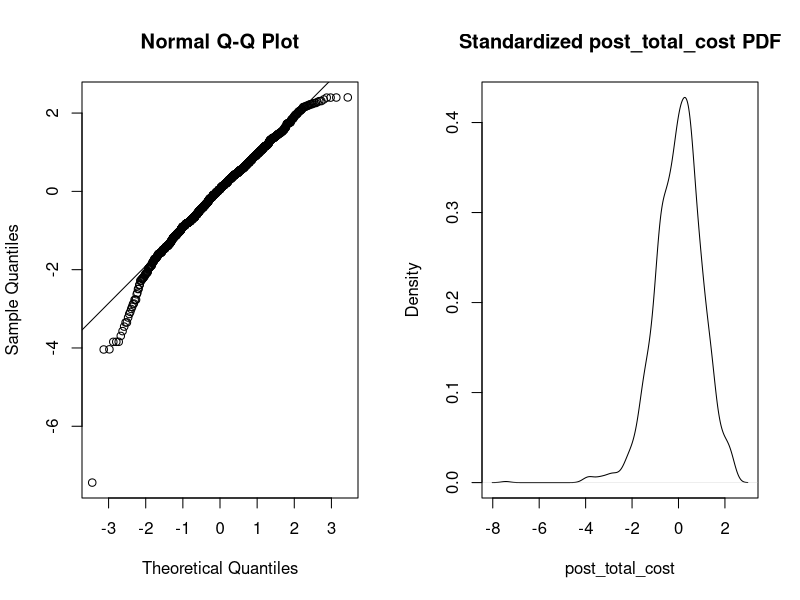
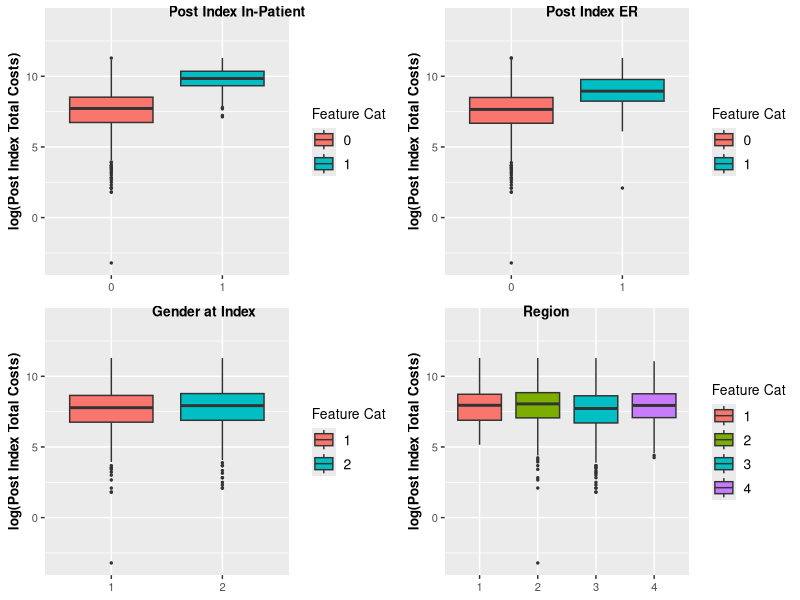
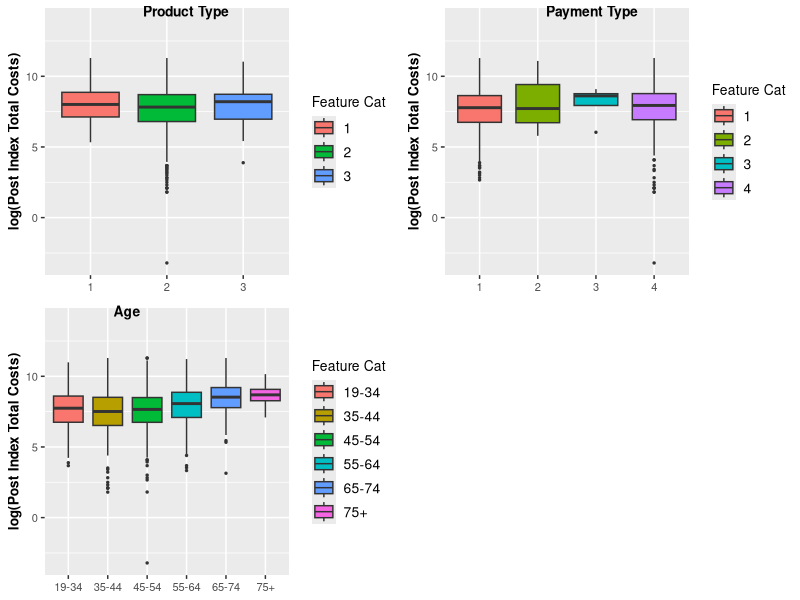
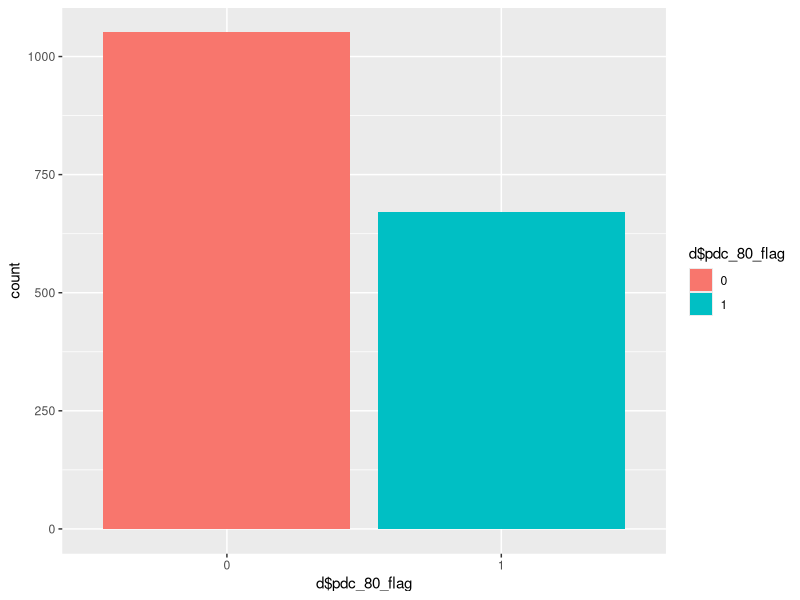
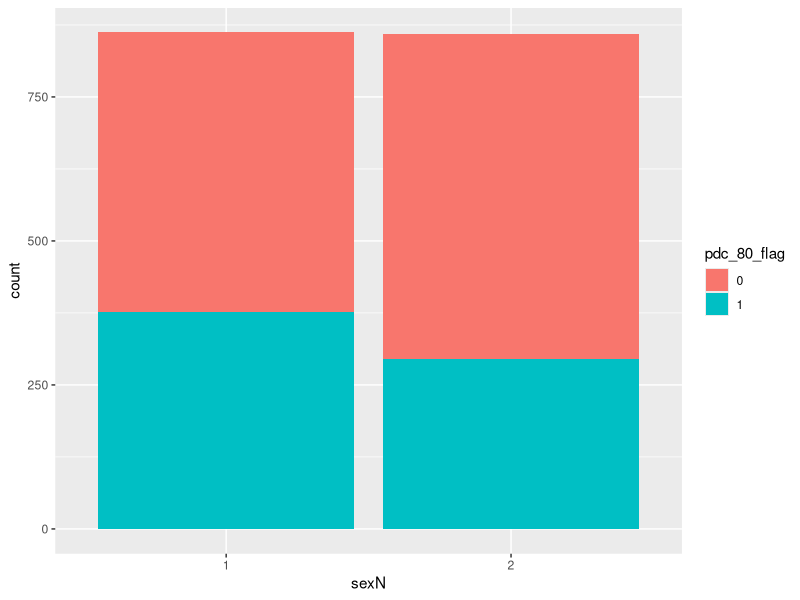
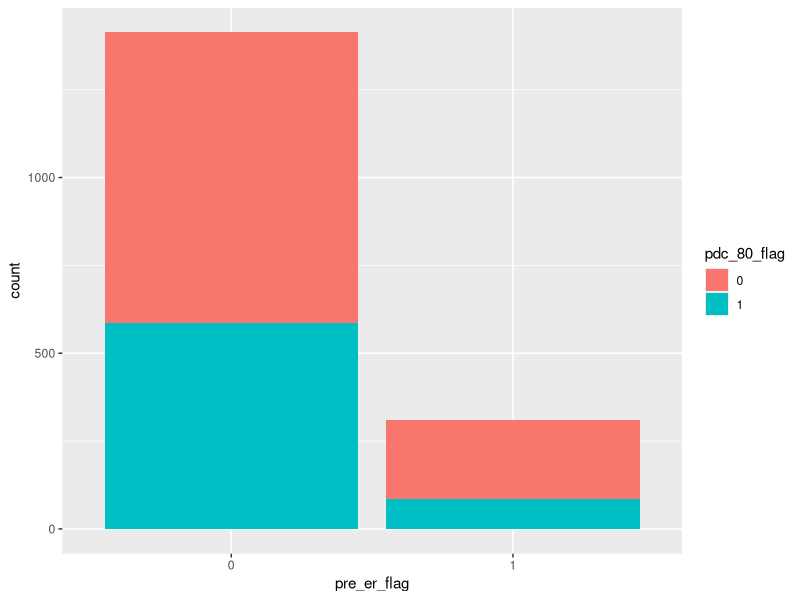
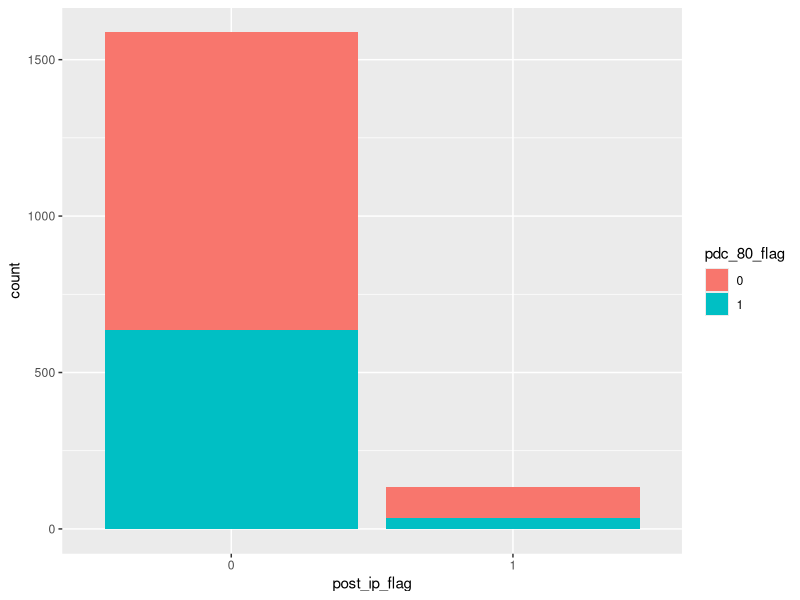
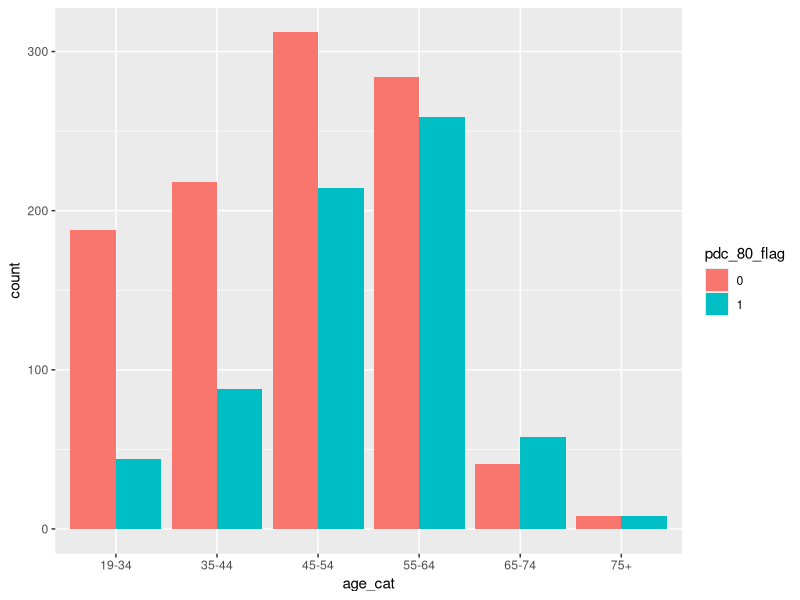

Write R code to recreate these figures, in order.
## ---- chunk 1

knitr::opts_chunk$set(echo = TRUE)
library(stats)
library(ggplot2)
library(dplyr)
library(car)
library(leaps)
library(glmnet)
library(plotmo)
library(readr)
library(caret)
library(GGally)
library(pROC)
library(cowplot)
library(gridExtra)
## ---- chunk 2
d <- read.csv('DataExtract.csv', header =TRUE, stringsAsFactors = FALSE)
d <- d[d$drug_class=='*ANTIDIABETICS*',]
str(d)
## ---- chunk 3
#d %>%
 #sapply(unique) %>%
 #sapply(length)
## ---- chunk 4
#colnames(d)
## ---- chunk 5
for(i in 1:ncol(d)){
  if(((length(unique(d[,i]))<=6)&(i!=2)) | (i%in%c(61,82))){
    d[,i] <- as.factor(d[,i])
  }
}
#str(d)
## ---- chunk 6
#PDF of dependent variable
outcome =scale(log(d$post_total_cost))
par(mfrow=c(1,2))
qqnorm(outcome)
qqline(outcome)

plot(density(outcome) , xlab = 'post_total_cost' , main = 'Standardized post_total_cost PDF')
## ---- chunk 7
bp <- function(var) {
  plot <- ggplot(aes(var, log(post_total_cost)), data = d, ylim=c (0,14)) + 
    geom_boxplot(aes(fill = var), outlier.size=0.5) + 
    labs(fill='Feature Cat')+
    ylab('log(Post Index Total Costs)') +
    xlab(NULL)+
    expand_limits(y= c(0,14))+
    theme(axis.title=element_text(size=10, face = 'bold'), legend.text = element_text(size=10), legend.title = element_text(size=10), axis.text.y = element_text(size=8), axis.text.x =element_text(size=8))
  return(plot)
}

d$age_cat <- factor(d$age_cat, label=c('19-34','35-44', '45-54','55-64','65-74','75+'))
ip <- bp(d$post_ip_flag)
er <- bp(d$post_er_flag)
sx <- bp(d$sexN)
re <- bp(d$regionN)
pr <- bp(d$idx_prodtypeN)
pa <- bp(d$idx_paytypN)
age <- bp(d$age_cat)
## ---- chunk 8
plot_grid(ip, er, sx, re, ncol =2, labels = c('Post Index In-Patient', 'Post Index ER', 'Gender at Index', 'Region'), label_size=10, label_x=0.25)

## ---- chunk 9
#grid.arrange(g pr,pa, age, ncol = 2,labels = c('Product Type', 'Payment Type', 'Age'), label_size=10, label_x=0.25)
plot_grid(pr,pa, age, rel_widths=c(1,1,2), ncol = 2, labels=c('Product Type', 'Payment Type', 'Age'), label_size=10, label_x=0.25)
## ---- chunk 10
#removing unnecessary variables
d_lin=d[ , !(names(d) %in% c("log_pre_ip_cost","log_pre_er_cost", "log_pre_op_cost" , "log_pre_rx_cost","age_grpN" ,  "ratio_G_total_cost","ratio_G_total_cost_post","patient_key","post_rx_cost","pdc_80_flag" , "pdc_cat", "drug_class"))]

#transform output variable
d_lin$post_total_cost <- log(d_lin$post_total_cost)

#Separating continous and categorical variables
contVar = subset(d_lin , select=sapply(d_lin, is.numeric))
contVar.except.outcome = contVar[ , !(names(contVar) %in% c("post_total_cost"))]
catVar = subset(d_lin ,select=sapply(d_lin, is.factor))
## ---- chunk 11
#Removing categorical variables that do not show a significant difference between categories (p-value 0.01 or greater).
for (col_num in 1:ncol(catVar)) {
  if (length(levels(catVar[,col_num])) == 2) {
       var.eq = TRUE
       levene.result=leveneTest(d_lin$post_total_cost , catVar[,col_num])
       if (levene.result$`Pr(>F)`[1] < 0.01) { var.eq = FALSE}
        t.result=t.test(d_lin$post_total_cost ~ catVar[,col_num] , mu=0 , alternative ="two.sided" , conf=0.99 ,var.eq=var.eq)
       if ( t.result$p.value > 0.01) { d_lin=d_lin[ , names(d_lin) != names(catVar)[col_num] ] }
  } 
  else{
      anova.result = summary(aov(d_lin$post_total_cost ~ catVar[,col_num]))[[1]][["Pr(>F)"]][1]
      if (anova.result > 0.01) { d_lin=d_lin[ , names(d_lin) != names(catVar)[col_num]]}
  }
}
## ---- chunk 12
correlation = cor(contVar.except.outcome,d_lin$post_total_cost)
(correlation = apply(correlation, 2 , sort))
## ---- chunk 13
#subset selection, using all continuous variables
model = lm(d_lin$post_total_cost ~., data = d_lin)

## ---- chunk 14
#Variable Selection for linear model
d_lin =d_lin[ , !(names(d_lin) %in%c("pre_total_cost","pre_medical_cost","post_medical_cost","pre_ip_flag"))]
contVar= contVar[ , !(names(contVar) %in%c("pre_total_cost","pre_medical_cost","post_medical_cost","pre_ip_flag"))]
## ---- chunk 15
ggplot(aes(d$pdc_80_flag), data = d)+geom_histogram(aes(fill=d$pdc_80_flag), stat = 'count')
## ---- chunk 16
ggplot(d, aes(sexN, fill=pdc_80_flag))+geom_bar()
ggplot(d, aes(pre_er_flag, fill=pdc_80_flag))+geom_bar()
ggplot(d, aes(post_ip_flag, fill=pdc_80_flag))+geom_bar()
ggplot(d, aes(age_cat, fill=pdc_80_flag))+geom_bar(position = 'dodge')

## ---- chunk 17
ggplot(d, aes(generic_cost,fill=pdc_80_flag))+geom_density(alpha=0.5)+xlim(0,2500)
## ---- chunk 18
#Select variables for logistic model
d_log <- d[,-c(1,12,50,92,94,95)] # don't need pdc, know drug class since we filtered on it

## ---- chunk 19
#Separating train and test data
set.seed(2018)

#Sample Indexes for linear model Cross-Validation
indices = sample(1:nrow(d), size=0.2*nrow(d_lin))

testD_lin = d_lin[indices,]
trainD_lin = d_lin[-indices,]

#Remove na values and sample for logistic model cross-validation
d_log <- na.omit(d_log)
sample <- sample.int(n = nrow(d_log), size = floor(0.8*nrow(d_log)), replace=F)
train <- d_log[sample,]
test <- d_log[-sample,]
## ---- chunk 20
#stepwise regression
full = lm(post_total_cost~ . , data=trainD_lin)

null=lm(post_total_cost ~ post_op_cost  , data=trainD_lin)

m2 = update(null, .~. + post_ip_cost)

m3 = update(m2, .~. + num_op_post)

m4 = update(m3, .~. + pre_total_cat)

m5 = update(m4, .~. + generic_cost_post )

m6 = update(m5, .~. + post_er_flag )

m7 = update(m6, .~. + post_ip_flag )

m8 = update(m7, .~. + brand_cost_post )

m9 = update(m8, .~. + num_gpi6_post  )

m10 = update(m9, .~. + post_er_cost   )

m11 = update(m10, .~. + generic_rate_post   )

#m12 = update(m11, .~. + drug_class   )
m12 = m11

m13 = update(m11, .~. + idx_copay  )

m14 = update(m13, .~. + Other_Cancer   )

m15 = update(m14, .~. + age_cat   )

m16 = update(m15, .~. + pre_er_flag  )

m17 = update(m16, .~. + num_er_post   )

m18 = update(m17, .~. + num_ip_post     )

m19 = update(m18, .~. + total_los_post    )

## ---- chunk 21
#Residual Analysis
par(mfrow=c(2,2))
plot(m19)
## ---- chunk 22
#Cross Validation
xTest = model.matrix(post_total_cost ~ ., data = testD_lin)[,-1]
prediction= predict(m19, newx = xTest)

Eout= mean((testD_lin$post_total_cost - prediction)^2)
## ---- chunk 23
#Forward solution
subsetMod= regsubsets(post_total_cost ~ . , data = trainD_lin, method ="forward" , nvmax=20)
## ---- chunk 24
subsetModSum = summary(subsetMod)

#par(mfrow = c(1,2))
plot(subsetModSum$bic, xlab = "Number of Variables" , ylab= "BIC (forward method)")
plot(subsetMod , scale = "bic")
coefficients=coef(subsetMod , which.min(subsetModSum$bic))
## ---- chunk 25
xTest = model.matrix(post_total_cost ~ ., data = testD_lin)

#Calculate MSE
Eout= mean((sapply(1:nrow(testD_lin),
                   function(k) xTest[k,names(coefficients)] %*% coefficients
                   ) - testD_lin$post_total_cost)^2)

adjr <- (subsetModSum$adjr2)
#number of variables with highest adjusted r^2
var<- which.max(subsetModSum$adjr2)
## ---- chunk 26
coef(subsetMod, which.max(subsetModSum$adjr2))
## ---- chunk 27
#Backward solution
subsetMod= regsubsets(post_total_cost ~ . , data = trainD_lin, method ="backward" , nvmax=20)
## ---- chunk 28
subsetModSum = summary(subsetMod)

plot(subsetModSum$bic, xlab = "Number of Variables" , ylab= "BIC (backward method)")
plot(subsetMod , scale = "bic")
coefficients=coef(subsetMod , which.min(subsetModSum$bic))

xTest = model.matrix(post_total_cost ~ ., data = testD_lin)

Eout= mean((sapply(1:nrow(testD_lin) ,
                   function(k) xTest[k,names(coefficients)] %*% coefficients
                   ) - testD_lin$post_total_cost)^2)

vars <- which.max(subsetModSum$adjr2)

## ---- chunk 29
coefficients
## ---- chunk 30
lambdaRange = 10^seq(-2,2,length = 100)
x = model.matrix(post_total_cost ~ ., data = trainD_lin)[,-1]
## ---- chunk 31
#Set alpha to zero for Ridge
ridMod = glmnet(x,trainD_lin$post_total_cost, alpha = 0, lambda = lambdaRange)
## ---- chunk 32
plot(ridMod, main = 'Ridge Regularization')
## ---- chunk 33
cv.out = cv.glmnet(x, trainD_lin$post_total_cost, alpha = 0)
plotres(cv.out)

bestLambda = cv.out$lambda.min

coef(cv.out, s = bestLambda)
## ---- chunk 34
xTest = model.matrix(post_total_cost ~ ., data = testD_lin)[,-1]
prediction= predict(ridMod, newx = xTest, s = bestLambda)
Eout= mean((testD_lin$post_total_cost - prediction)^2)
## ---- chunk 35
#Set alpha to one for lasso
lassoMod = glmnet(x,trainD_lin$post_total_cost, alpha = 1 , lambda = lambdaRange)
## ---- chunk 36
plot(lassoMod)
#We can obtain the actual coefficients at one or more lambdas
#coef(ridMod,s=0.1)
## ---- chunk 37

cv.out = cv.glmnet(x, trainD_lin$post_total_cost, alpha = 1)
plotres(cv.out)

bestLambda = cv.out$lambda.min

coef(cv.out, s = bestLambda)
## ---- chunk 38
xTest = model.matrix(post_total_cost ~ ., data = testD_lin)[,-1]
prediction= predict(ridMod, newx = xTest, s = bestLambda)
Eout=mean((testD_lin$post_total_cost - prediction)^2)

## ---- chunk 39
#Expected Outputs
ytrain <- train$pdc_80_flag
ytest <- test$pdc_80_flag

## ---- chunk 40
x <- model.matrix(pdc_80_flag~.,data=train)[,-1]
x.test <- model.matrix(pdc_80_flag~.,data=test)[,-1]

ridMod <- glmnet(x,ytrain,alpha =0, family="binomial")
## ---- chunk 41
plot(ridMod,xvar="lambda", label=TRUE)
## ---- chunk 42
cv.ridge <- cv.glmnet(x, y=ytrain, alpha=0,family="binomial")
plot(cv.ridge)
best.lambda.ridge <- cv.ridge$lambda.min
## ---- chunk 43
coef(ridMod, s=best.lambda.ridge)
## ---- chunk 44
lassMod <- glmnet(x,ytrain,alpha =1, family="binomial")
## ---- chunk 45
plot(lassMod,xvar="lambda", label=TRUE)
## ---- chunk 46
cv.lasso <- cv.glmnet(x, y=ytrain, alpha=1,family="binomial")
plot(cv.lasso)
best.lambda.lasso <- cv.lasso$lambda.min
## ---- chunk 47
coef(lassMod, s=best.lambda.lasso)
## ---- chunk 48
ridgePreds<- predict(cv.ridge,newx=x.test,s=best.lambda.ridge,type="response")
lassoPreds <- predict(cv.lasso,newx=x.test,s=best.lambda.lasso,type="response")

preds<- cbind(ridgePreds,lassoPreds,ytest)
(roc <- roc(preds[,3]~preds[,1]))
## ---- chunk 49
(roc2 <- roc(preds[,3]~preds[,2]))
## ---- chunk 50
plot(roc,col='blue')
lines(roc2)
## ---- chunk 51
preds[,1:2][preds[,1:2]>0.5]<-1
preds[,1:2][preds[,1:2]<0.5]<-0

cat('Ridge Classification Rate:', round(sum(preds[,1]==ytest)/length(ytest),2))
cat('Lasso Classification Rate:', round(sum(preds[,2]==ytest)/length(ytest),2))
## ---- chunk 52
lassoPreds <- predict(cv.lasso,newx=x.test,s=c(0.01,0.015,0.02,0.025,0.03,0.035,0.04,0.045,0.05,0.055,0.06),type="response")
lassoPreds[lassoPreds>0.5]<-1
lassoPreds[lassoPreds<0.5]<-0


scores <- c()

for(i in 1:ncol(lassoPreds)){
  score <- sum(lassoPreds[,i]==ytest)/length(ytest)
  scores <- c(scores,score)
}

lambdas=c(0.01,0.015,0.02,0.025,0.03,0.035,0.04,0.045,0.05,0.055,0.06)

scores.df <- data.frame(Lambda=lambdas, "Test Accuracy"=scores)
plot(scores.df)

roc3 <- roc(ytest~lassoPreds[,4])
roc3
plot(roc3)

coef(lassMod, s=.03)
## ---- chunk 53
Linear <- c('Stepwise', 'Forward', 'Backward', 'Ridge', 'Lasso')
MSE <- c(3.62, 0.860, 0.853, 0.820, 0.821)
Lambda1 <- c(NA, NA, NA, 0.1867,0.0102)
Variables <- c(18,14,13,63,45)

Logistic <- c('Ridge', 'Lasso','Lasso')
Lambda <- c(0.0461, 0.0122, 0.030)
ROC_AUC <- c(0.75,0.78,0.63)
Classification_Rate <- c(0.73, 0.72, 0.67)
VariablesL <- c(90, 30, 12)

library(kableExtra)
library(knitr)

Lin <- data.frame(cbind(Linear, MSE, Lambda1, Variables))
colnames(Lin) <- c('Linear Regression Method', 'MSE', 'Lambda','No. Variables')
Lin %>%
  kable('html', row.names=F) %>%
  kable_styling(bootstrap_options='bordered', full_width = F, position = 'left', font_size = 14)
## ---- chunk 54
Log <- data.frame(cbind(Logistic,Lambda, ROC_AUC, Classification_Rate, VariablesL))
colnames(Log) = c('Logistic Regression Method', 'Lambda', 'ROC AUC Value', 'Classification Rate', '~No. Variables')
Log %>%
  kable('html', row.names=F) %>%
  kable_styling(bootstrap_options='bordered', full_width = F, position = 'left', font_size = 14)
